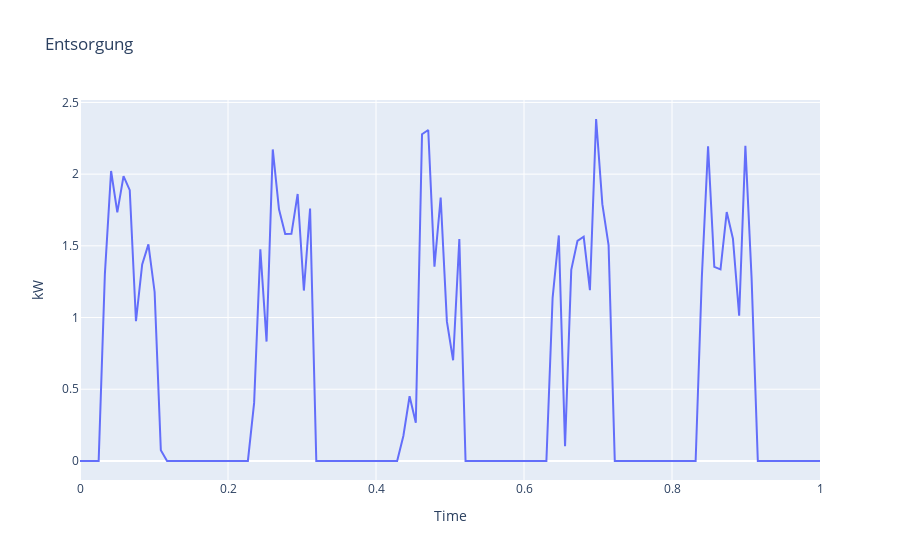

Notebook source saved alongside this figure:
### Code cell
px.line(
    x=df['t_scaled'], y=df.kw, 
    title='Entsorgung',
    labels={
        'x': 'Time',
        'y': 'kW'
    })
